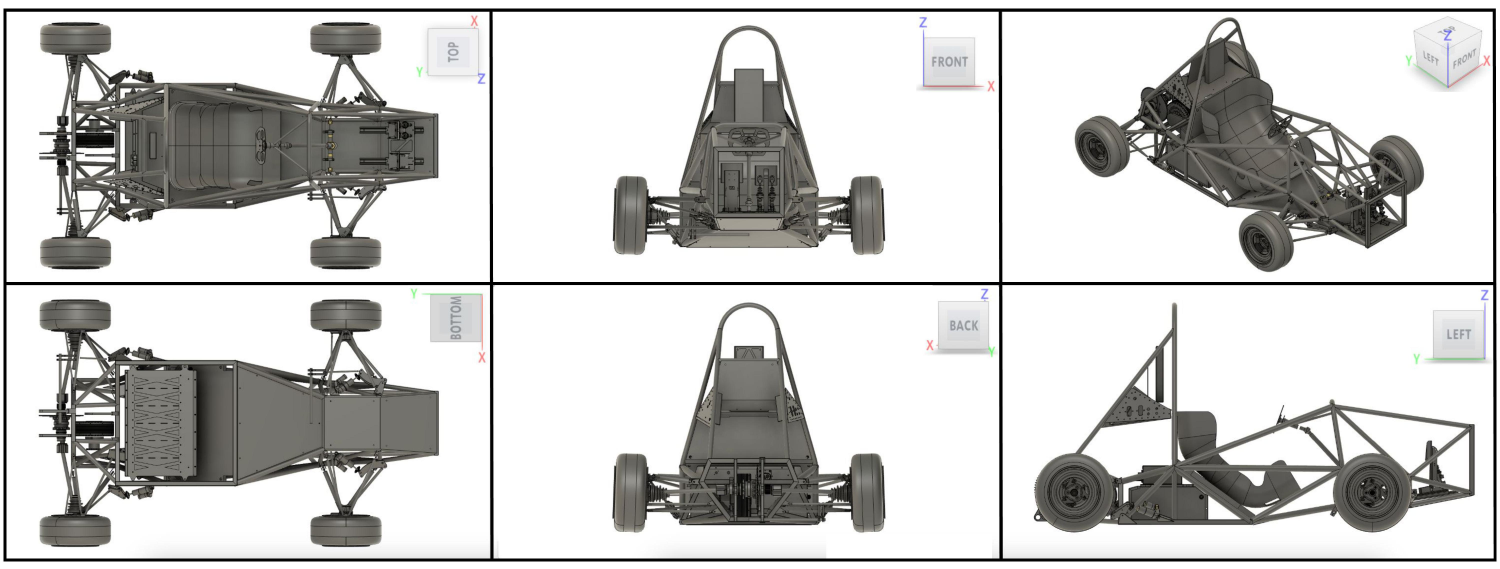
#> input picture scripts/rule_comprehension/presence_questions/frame.jpg, 6000 x 2275 px (shown at 1/4 size)
$ python crop_slide_images.py
#> lines starting #> are read from the running program, lines starting #| are printed output that depends on the picture
from PIL import Image
import os

# This script processes the images so they are finalized for the dataset

def crop_image(image_path, im, left, top, right, bottom):
    """
    Crop the image from the left, top, right, and bottom.

    Parameters:
    - image_path: Path to the image file.
    - left: Amount to crop from the left.
    - top: Amount to crop from the top.
    - right: Amount to crop from the right.
    - bottom: Amount to crop from the bottom.
    """
#> called with image_path = 'raw_presence_images/1.jpg', im = '1.jpg', left = 800, top = 1800, right = 2575, bottom = 1775

    # TODO, do this in a cleaner way
    aero_list = [35, 36, 37, 38, 39, 40, 41, 42, 43, 44, 57, 58]
    aero_list = [str(i) + '.jpg' for i in aero_list]

    if im in aero_list:
        baseline_im = Image.open('aero.jpg')
    else:
        baseline_im = Image.open('frame.jpg')
#> baseline_im is the input picture: PIL image 6000x2275 RGB; mean R, G, B 204.9, 204.6, 203.3

    # Open the image
    with Image.open(image_path) as img:

        # Get the image name
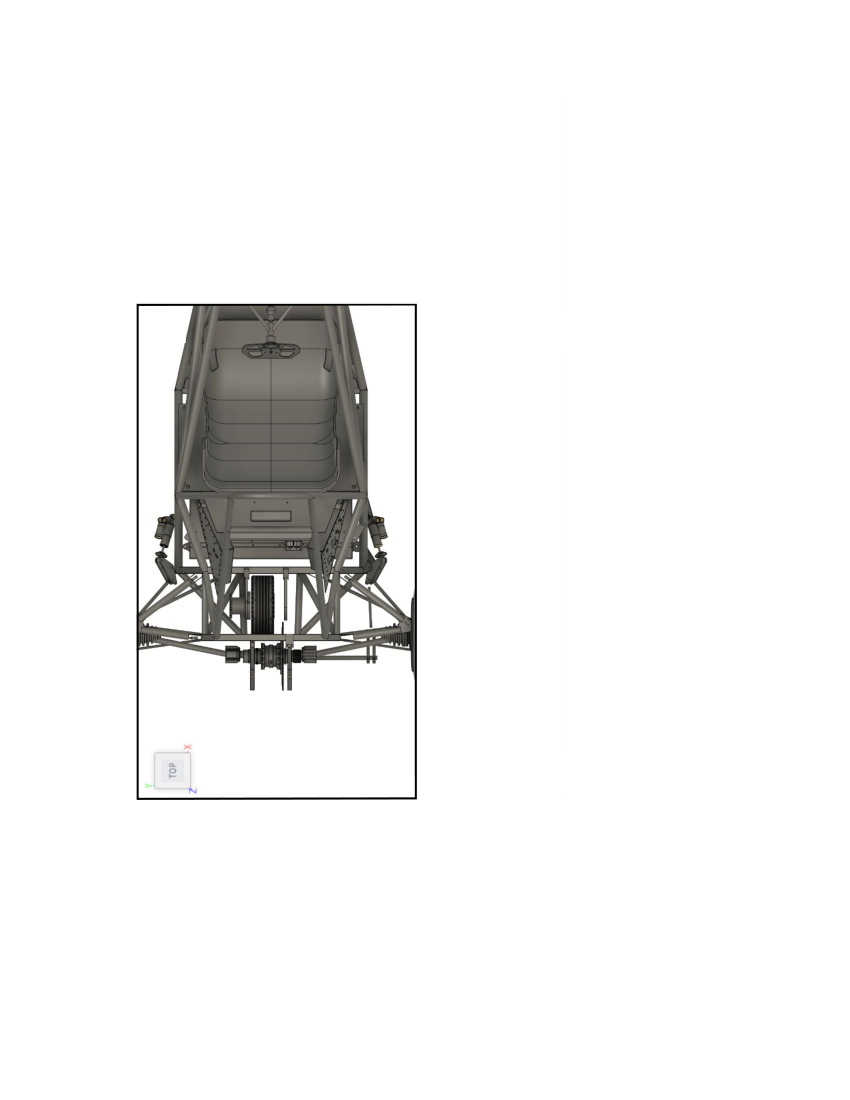
#> input picture scripts/rule_comprehension/presence_questions/raw_presence_images/1.jpg, 5100 x 6600 px (shown at 1/6 size)
#> img is the input picture: PIL image 5100x6600 RGB; mean R, G, B 242.9, 242.7, 242.3
        image_name = image_path.split('/')[1].split('.')[0]

        # Calculate the new dimensions
        width, height = img.size
#> width = 5100; height = 6600
        new_left = left
        new_top = top
        new_right = width - right
#> new_right = 2525
        new_bottom = height - bottom
#> new_bottom = 4825

        # Perform the crop
        cropped_img = img.crop((new_left, new_top, new_right, new_bottom))
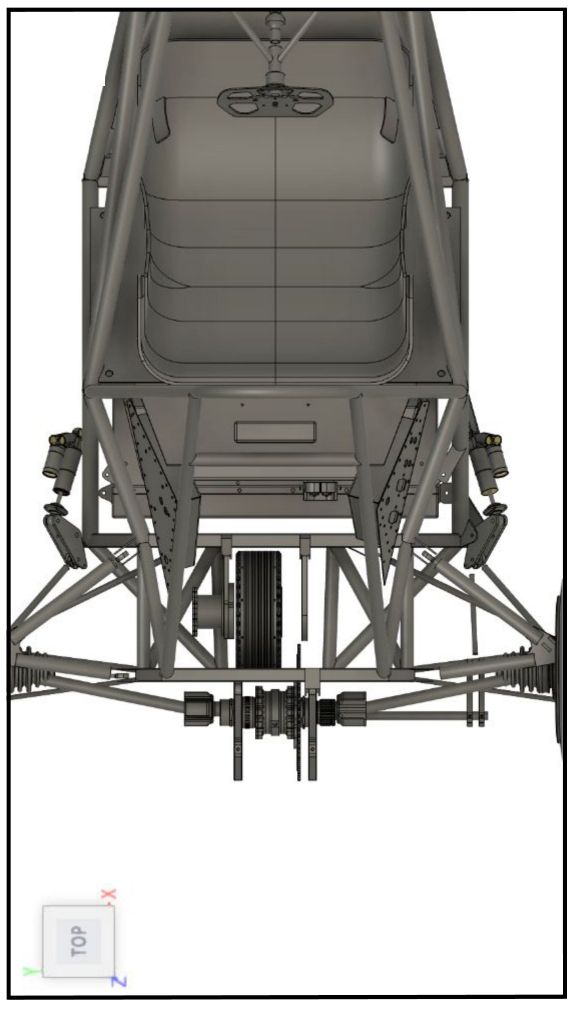
#> cropped_img: PIL image 1725x3025 RGB (shown at 1/3 size); mean R, G, B 176.7, 175.6, 172.9

        # Display the cropped image
        # cropped_img.show()

        # Finally, rotate the image by 90 degrees
        rotated_img = cropped_img.rotate(-90, expand=True)
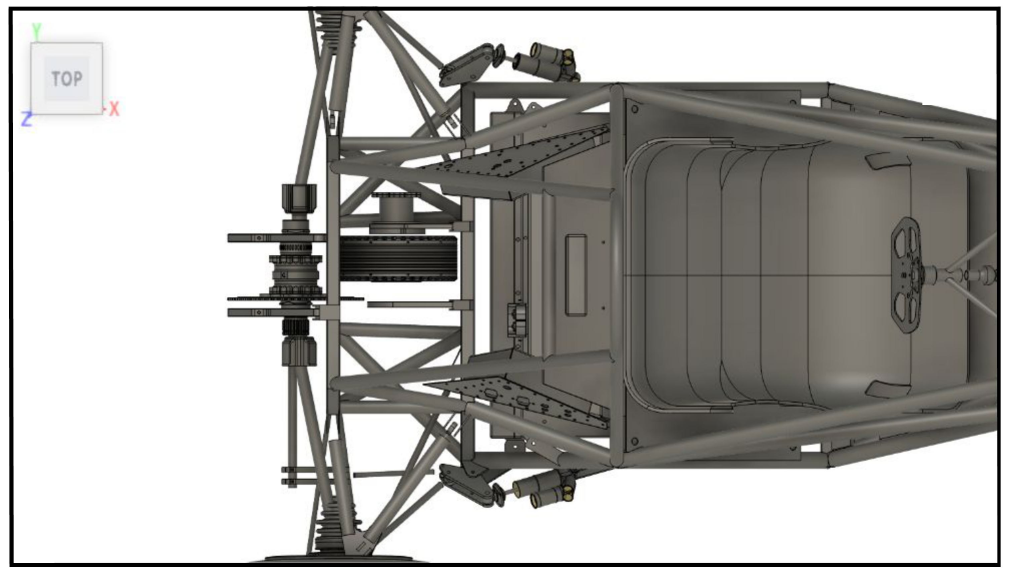
#> rotated_img: PIL image 3025x1725 RGB (shown at 1/3 size); mean R, G, B 176.7, 175.6, 172.9

        # Append the baseline six view image
        new_width = min(rotated_img.width, baseline_im.width)
#> new_width = 3025
        print("Zoomed width ", rotated_img.width)
#| Zoomed width  3025
        print("Zoomed height ", rotated_img.height)
#| Zoomed height  1725
        print("Baseline width ", baseline_im.width)
#| Baseline width  6000
        print("Baseline height ", baseline_im.height)
#| Baseline height  2275

        baseline_resized_width = rotated_img.width
#> baseline_resized_width = 3025
        baseline_resized_height = int((rotated_img.width/baseline_im.width)*baseline_im.height)
#> baseline_resized_height = 1146
        new_height = baseline_resized_height + rotated_img.height
#> new_height = 2871

        # new_height = rotated_img.height + baseline_im.height

        # Create a new blank image with the determined size
        new_image = Image.new('RGB', (new_width, new_height))
#> new_image: PIL image 3025x2871 RGB; every value is 0

        # Paste the first image on top
        new_image.paste(rotated_img, (0, 0))
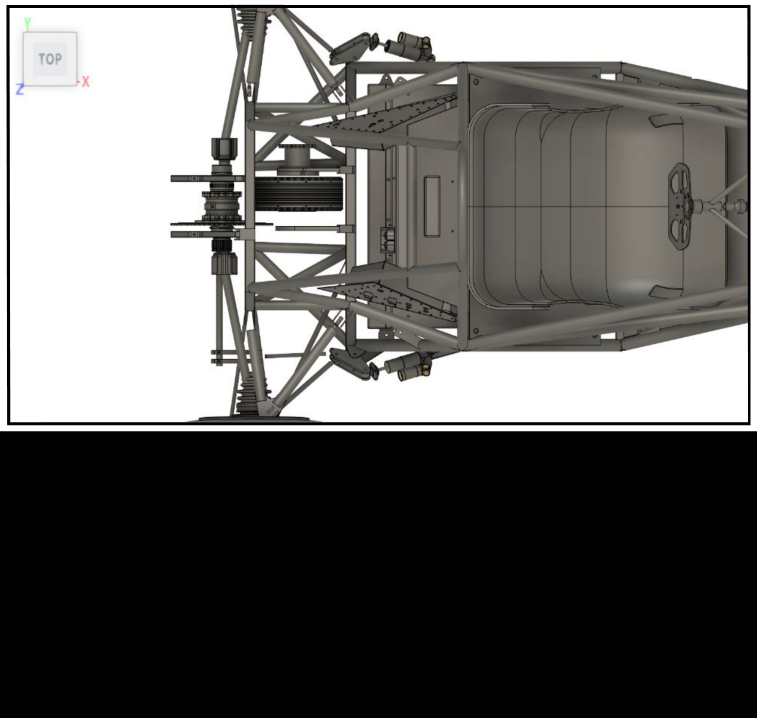
#> new_image: PIL image 3025x2871 RGB (shown at 1/4 size); mean R, G, B 106.2, 105.5, 103.9

        # Resize baseline_im
        baseline_im = baseline_im.resize((baseline_resized_width, baseline_resized_height))
#> baseline_im: PIL image 3025x1146 RGB

        # Paste the second image below the first one
        new_image.paste(baseline_im, (0, rotated_img.height))
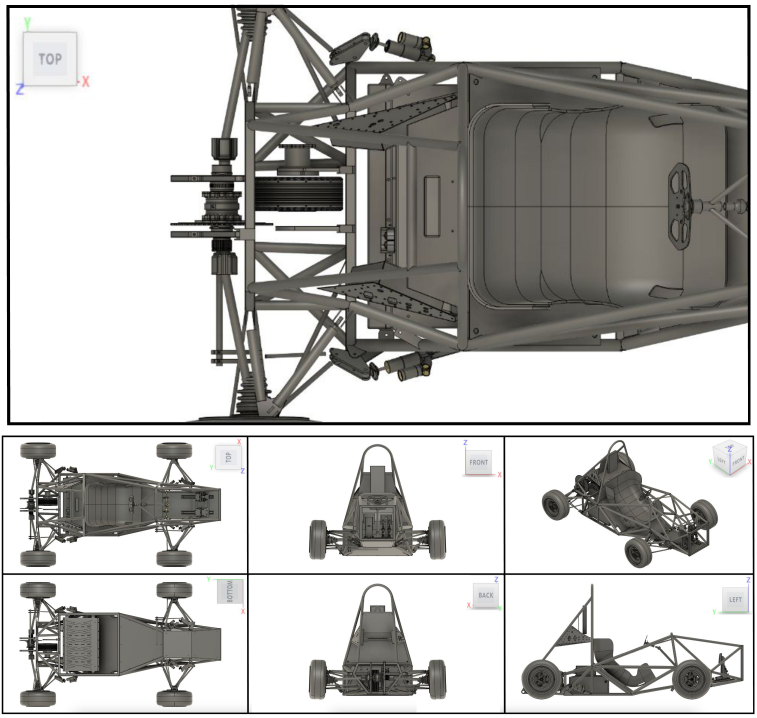
#> new_image: PIL image 3025x2871 RGB (shown at 1/4 size); mean R, G, B 188, 187.2, 185

        # Optionally, save the cropped image
        new_image.save('../../../dataset/rule_comprehension/rule_presence_qa/' + image_name + '.jpg')

for im in os.listdir('raw_presence_images'):

    # Example usage:
    image_path = 'raw_presence_images/' + im
    crop_image(image_path, im, left=800, top=1800, right=2575, bottom=1775)
#> pass 2 of the loop `for im in os.listdir('raw_presence_images'):`:
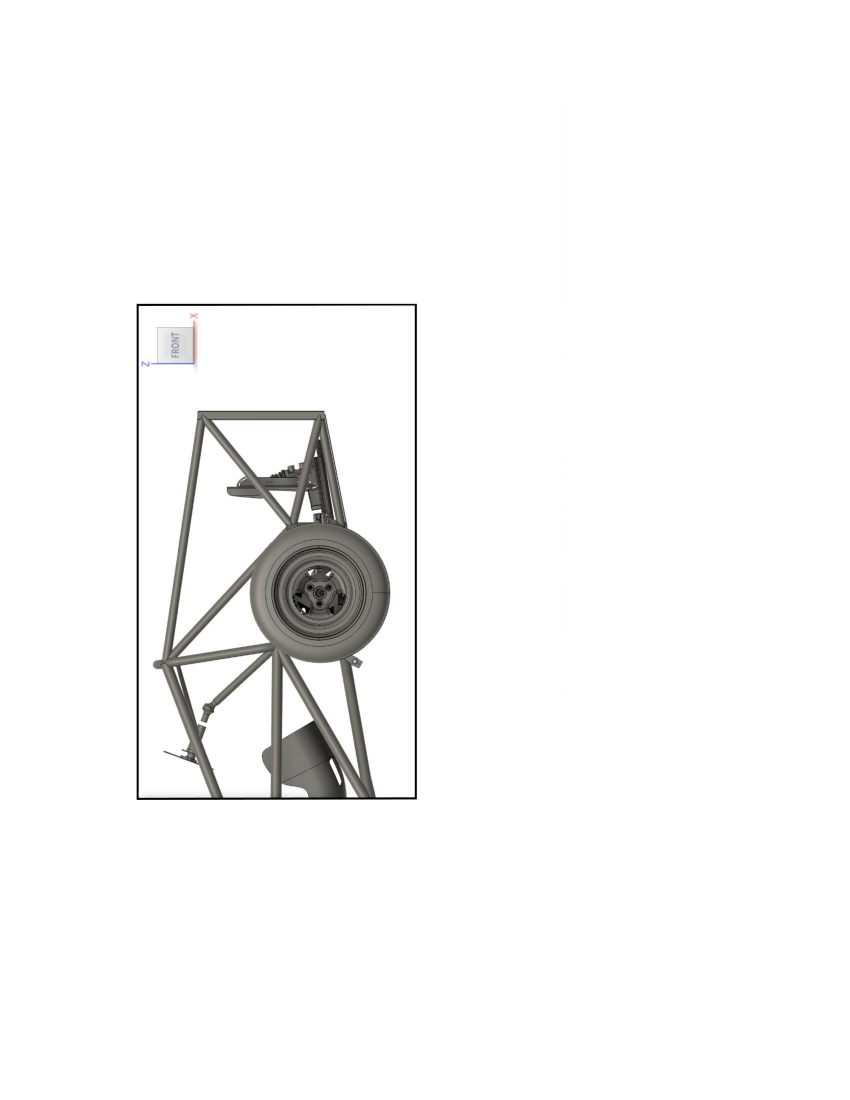
#> input picture scripts/rule_comprehension/presence_questions/raw_presence_images/10.jpg, 5100 x 6600 px (shown at 1/6 size)
#> in crop_image, img is the input picture: PIL image 5100x6600 RGB; mean R, G, B 247.9, 247.8, 247.6
#> in crop_image (call 2), `rotated_img = cropped_img.rotate(-90, expand=True)`:
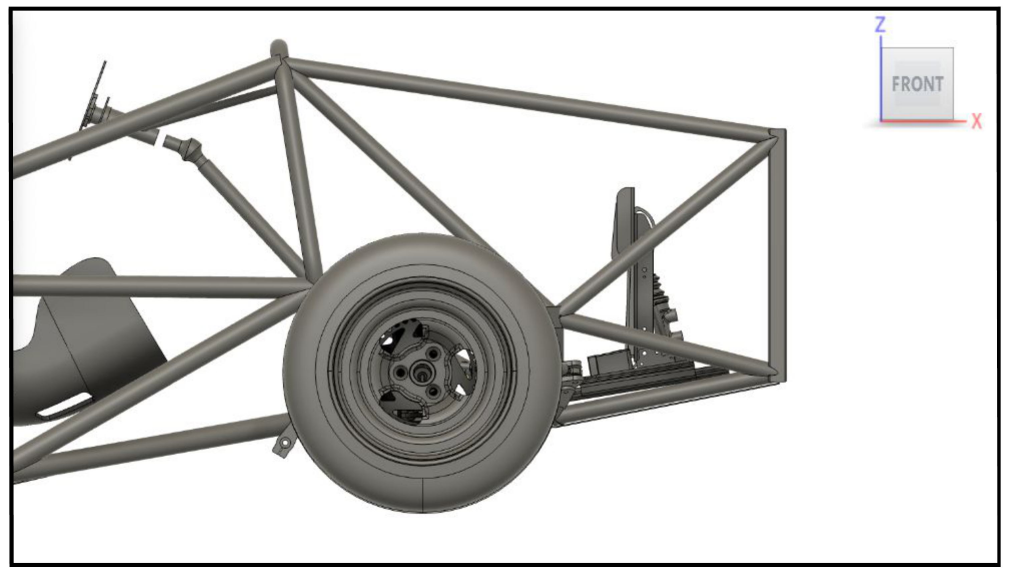
#> rotated_img: PIL image 3025x1725 RGB (shown at 1/3 size); mean R, G, B 209.2, 208.7, 207.3
#| Zoomed width  3025
#| Zoomed height  1725
#| Baseline width  6000
#| Baseline height  2275
#> in crop_image (call 2), `new_image.paste(baseline_im, (0, rotated_img.height))`:
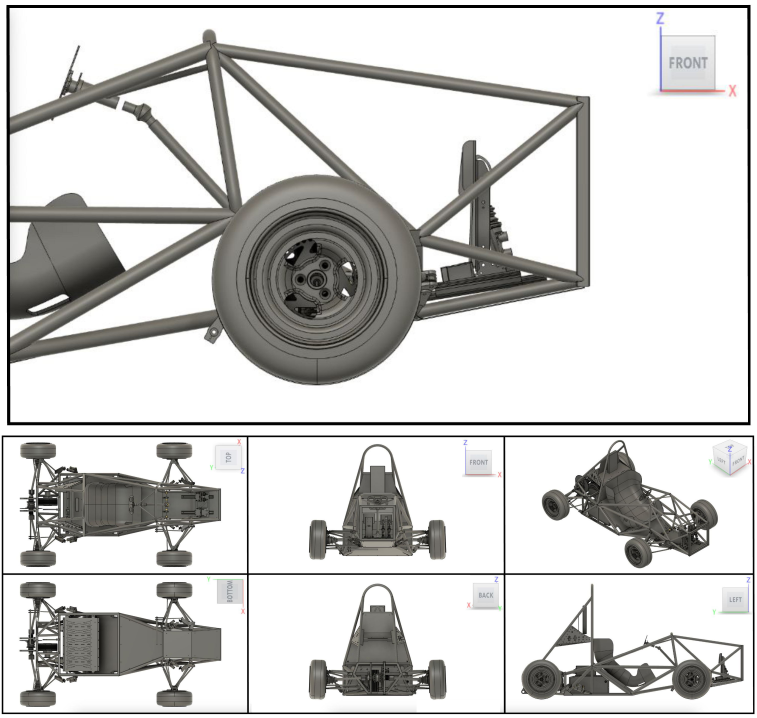
#> new_image: PIL image 3025x2871 RGB (shown at 1/4 size); mean R, G, B 207.5, 207.1, 205.7
#> pass 3 of the loop `for im in os.listdir('raw_presence_images'):`:
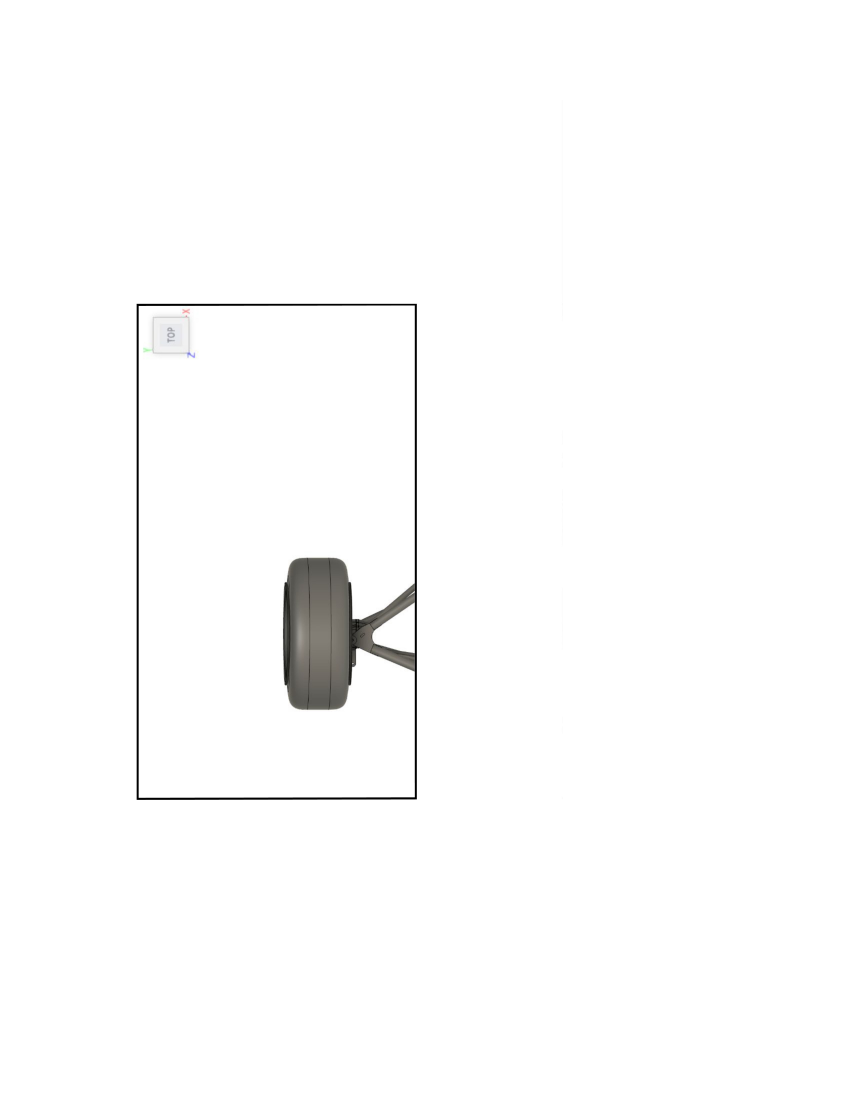
#> input picture scripts/rule_comprehension/presence_questions/raw_presence_images/11.jpg, 5100 x 6600 px (shown at 1/6 size)
#> in crop_image, img is the input picture: PIL image 5100x6600 RGB; mean R, G, B 252.1, 252.1, 252
#> in crop_image (call 3), `rotated_img = cropped_img.rotate(-90, expand=True)`:
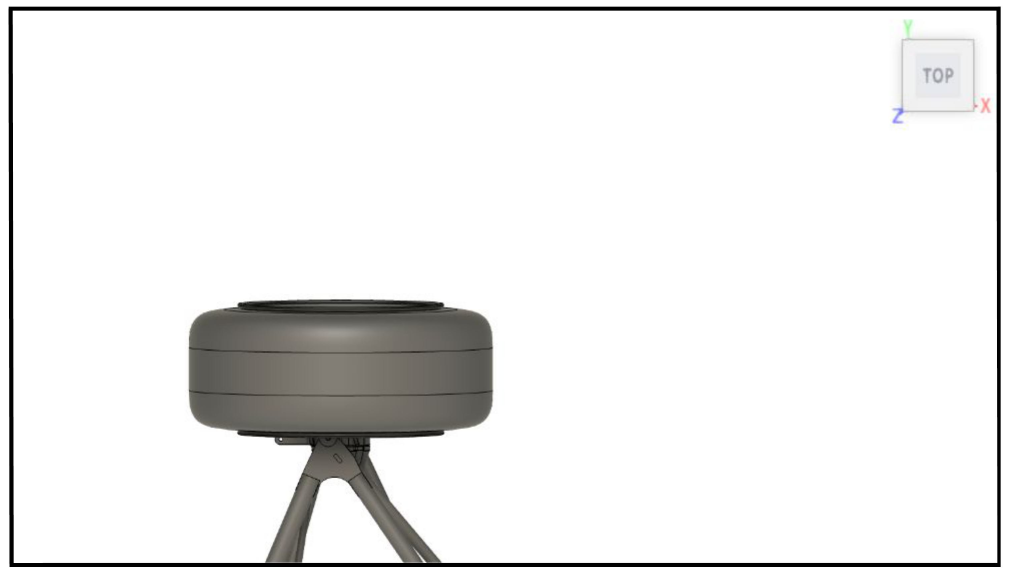
#> rotated_img: PIL image 3025x1725 RGB (shown at 1/3 size); mean R, G, B 236.6, 236.4, 235.9
#| Zoomed width  3025
#| Zoomed height  1725
#| Baseline width  6000
#| Baseline height  2275
#> in crop_image (call 3), `new_image.paste(baseline_im, (0, rotated_img.height))`:
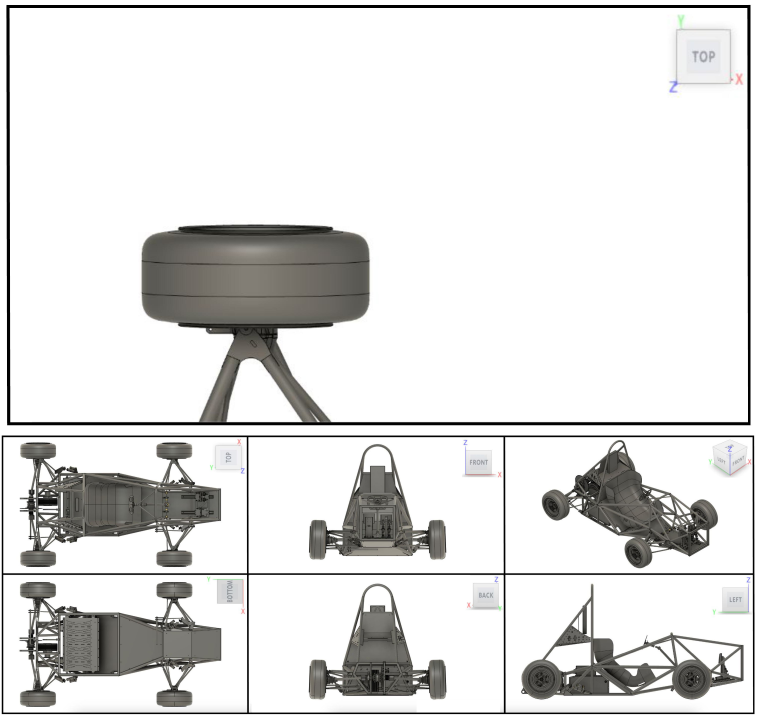
#> new_image: PIL image 3025x2871 RGB (shown at 1/4 size); mean R, G, B 224, 223.7, 222.9
